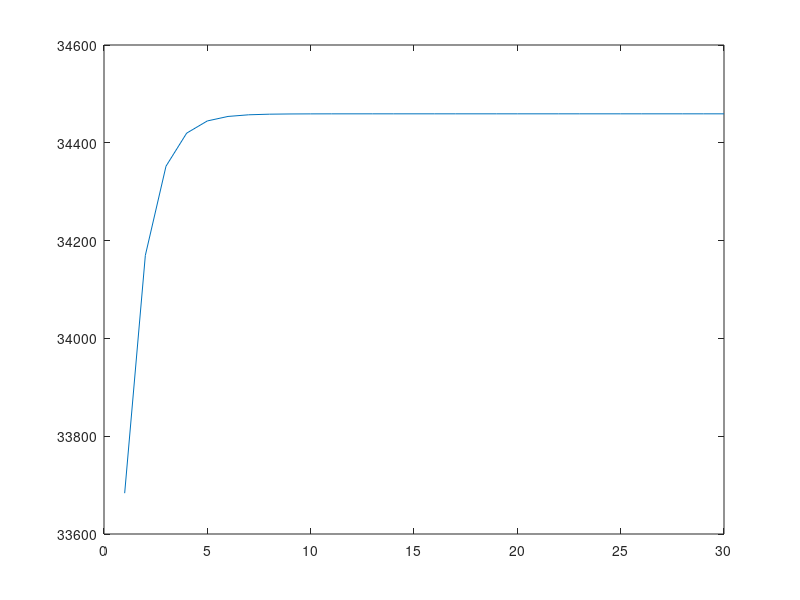

Source code (MATLAB):
clear
clc
% 读入人口数据（1971－2000年）
Y=[33815	33981	34004	34165	34212	34327	34344	34458	34498	34476	34483	34488	34513	34497	34511	34520	34507	34509	34521	34513	34515	34517	34519	34519	34521	34521	34523	34525	34525	34527];
% 读入时间变量数据（t＝年份－1970）
T=[1	2	3	4	5	6	7	8	9	10	11	12	13	14	15	16	17	18	19	20	21	22	23	24	25	26	27	28	29	30];
% 线性化处理
for t = 1:30
   x(t)=exp(-t);
   y(t)=1/Y(t);
end
% 计算，并输出回归系数B
c=zeros(30,1)+1;
X=[c,x'];
B=inv(X'*X)*X'*y'
for i=1:30
% 计算回归拟合值    
    z(i)=B(1,1)+B(2,1)*x(i);
% 计算离差
    s(i)=y(i)-sum(y)/30;
% 计算误差    
    w(i)=z(i)-y(i);
end
% 计算离差平方和S
S=s*s';
% 回归误差平方和Q
Q=w*w';
% 计算回归平方和U
U=S-Q;
% 计算，并输出F检验值
F=28*U/Q
% 计算非线性回归模型的拟合值
for j=1:30
    Y(j)=1/(B(1,1)+B(2,1)*exp(-j));
end
% 输出非线性回归模型的拟合曲线（Logisic曲线）
plot(T,Y)